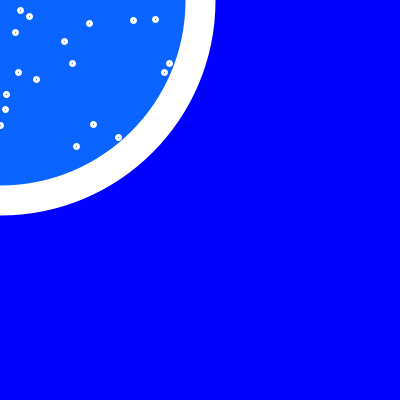
Frame 1 (no input)
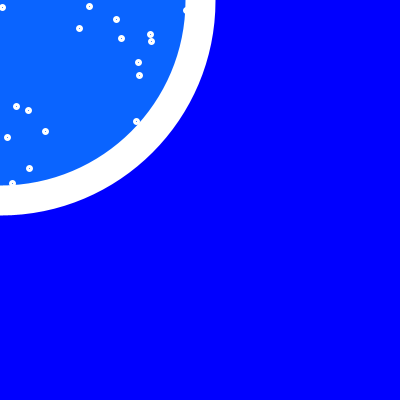
Frame 60 (the mouse pressed at the canvas centre just before this capture)
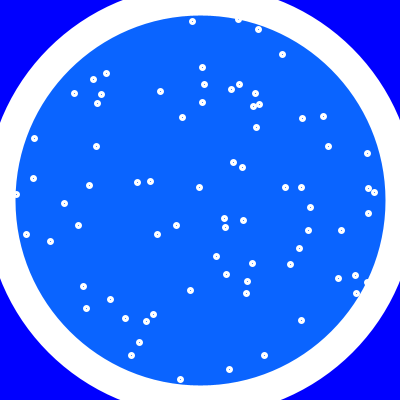
Frame 120 (the mouse held since frame 60 and released just before this capture)

The Processing sketch that drew these frames (run headless with seeded random() and noise(); from frame 60 on, the mouse is pressed at the canvas centre):

// Processing sketch: processing_166917
// ── processing_166917.pde

float[] xCoord = new float[500];
float[] yCoord = new float[500];
float [] speed= new float [500];
void setup() {
  size(400, 400);
  for (int i = 0; i < 100; i++) {
    xCoord[i] = random(width);
    yCoord[i] = random(height);
    speed [i]=random (2, 5);
  }
}

void draw() {
  background(0, 0, 255);
  stroke(255);
  strokeWeight (30);
  fill (10, 100, 255);
  ellipse (mouseX, mouseY, 400, 400);

  strokeWeight (3);
  for (int i = 0; i < 100; i++) {
    xCoord [i]+=random (-1, 1);
    yCoord[i] -=2;
    if (yCoord[i] <0) yCoord [i]+=height;
    if (dist(mouseX, mouseY, xCoord[i], yCoord[i])<200) {
      noFill();
      ellipse (xCoord[i], yCoord[i], 4, 4);
    }
  }
}
